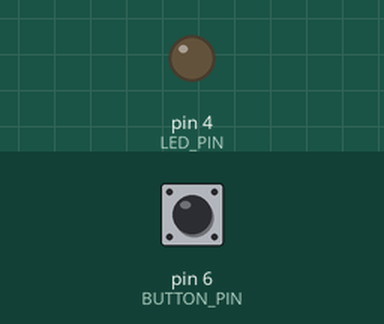
This sketch was run on a simulated Arduino Uno, built with avr-gcc and run on an emulated ATmega328P. On the bench: output pins drawn as LEDs (lit = HIGH). The test bench sets the inputs (shaded band); at power-on: pin 6 (BUTTON_PIN) LOW.

Above: at 1.2 s.
1.3 s: pin 6 (BUTTON_PIN) pulled HIGH for 0.15 s
At 1.7 s:
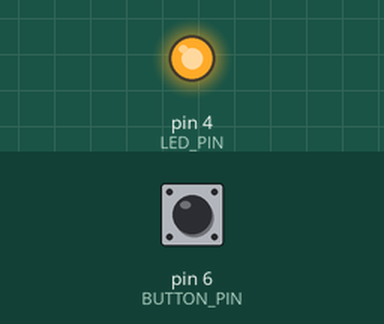
2.9 s: pin 6 (BUTTON_PIN) pulled HIGH for 1 s
At 4.2 s:
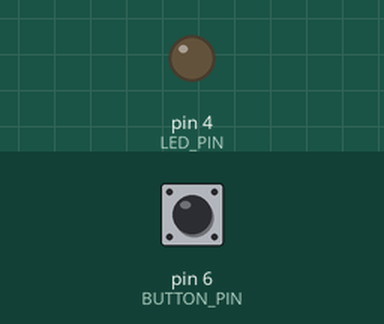
5.4 s: pin 6 (BUTTON_PIN) pulled HIGH for 3.2 s
At 6.1 s:
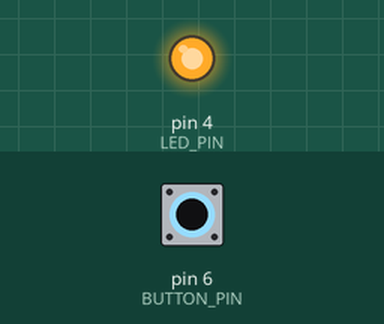
Timing chart, 0 to 8.4 s (numbered marks = the images above; inputs shaded):
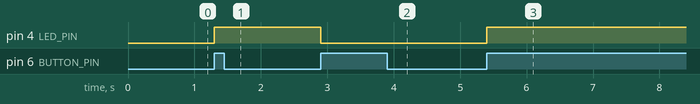

Measured:
- after the input at 1.3 s, pin 4 (LED_PIN): LOW → HIGH at once
- after the input at 2.9 s, pin 4 (LED_PIN): HIGH → LOW at once
- after the input at 5.4 s, pin 4 (LED_PIN): LOW → HIGH at once

The sketch:

ButtonToggle.ino
```cpp
#define LED_PIN 4
#define BUTTON_PIN 6

int prevBtnState = 0;
int lightOn = false;

void setup() {
    pinMode(LED_PIN, OUTPUT);
    pinMode(BUTTON_PIN, INPUT);
}

void loop() {
  int buttonState = digitalRead(BUTTON_PIN);

  // Check for button press
  if (buttonState != prevBtnState && buttonState == 1) {
    // Turn light on if it was previously off
    if (!lightOn) {
      digitalWrite(LED_PIN, HIGH);
      lightOn = true;
    }
    else {
      digitalWrite(LED_PIN, LOW);
      lightOn = false;
    }
    // Delay to prevent input noise
    delay(300);
  }

  // Remember button state
  prevBtnState = buttonState;
}
```
